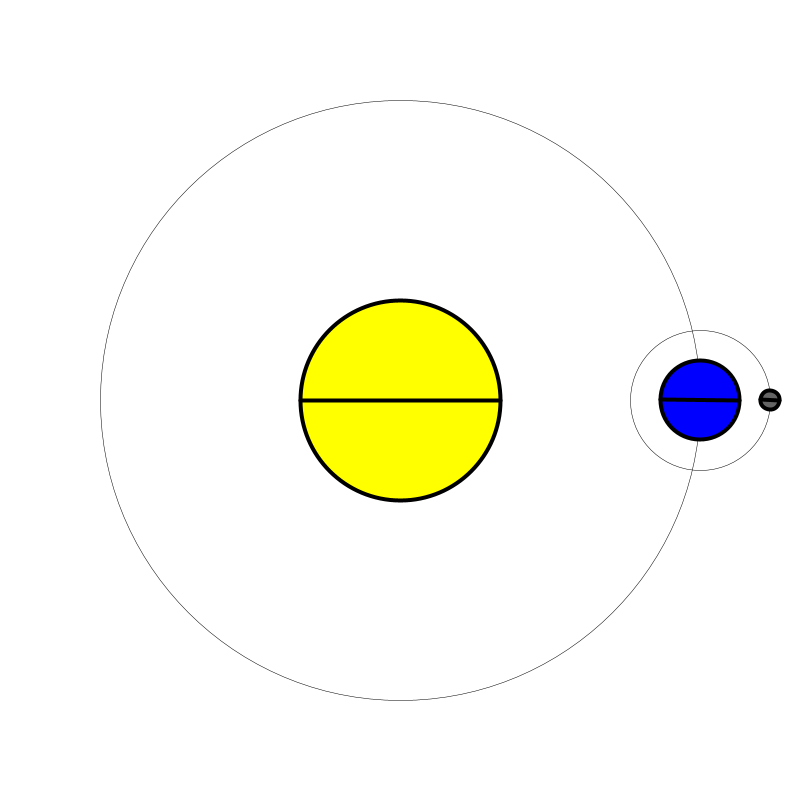
Frame 1 (no input)
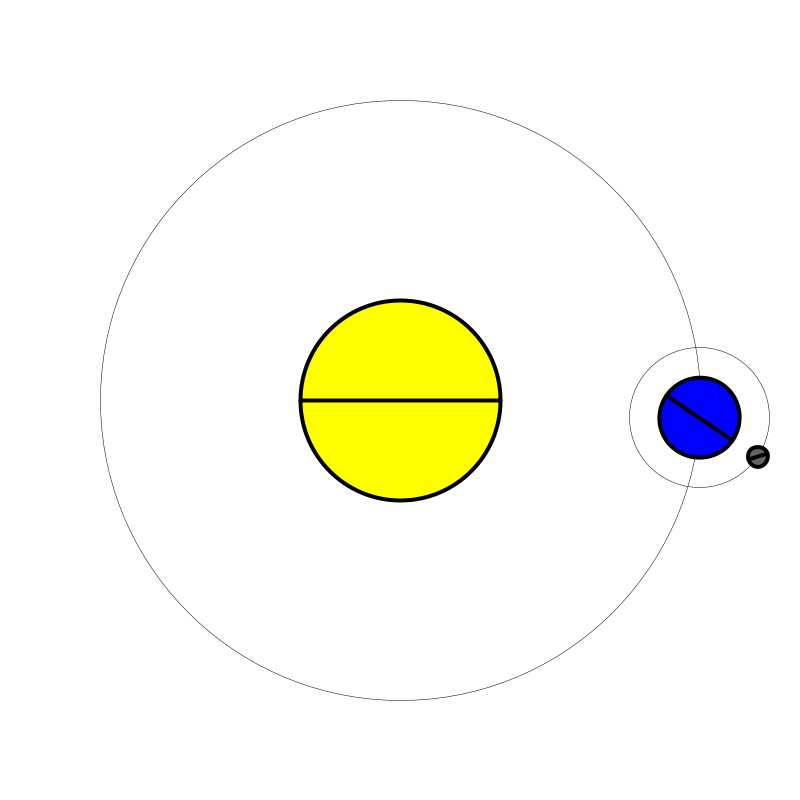
Frame 60 (the mouse pressed at the canvas centre just before this capture)
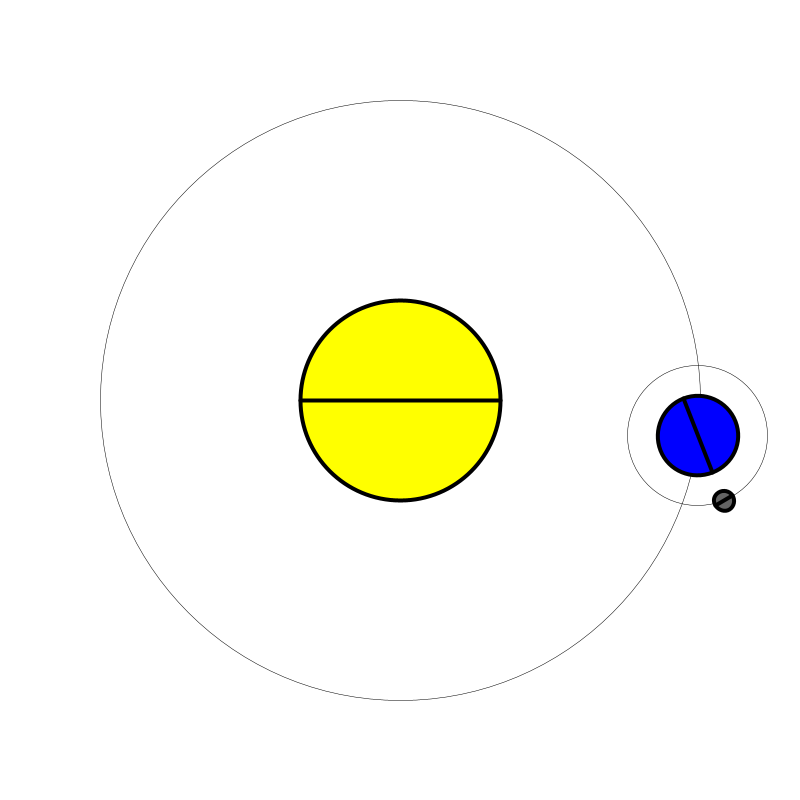
Frame 120 (the mouse held since frame 60 and released just before this capture)

The Processing sketch that drew these frames (run headless with seeded random() and noise(); from frame 60 on, the mouse is pressed at the canvas centre):

// Processing sketch: PlanetsMotion2
// ── PlanetsMotion2.pde

// Declaració de variables Cos
Cos sol, terra, lluna;

void setup(){
  size(800,800); 
  
  // Instàncies dels objectes Cos
  sol   = new Cos(100, 0, 0, color(255, 255, 0)); 
  terra = new Cos(40, 300, 0.001, color(0, 0, 255));
  lluna = new Cos(10, 70, 0.01, color(100));
}


void draw(){
  
  background(255);
  
  // Orbitar la terra al voltant del sol
  terra.orbit(sol);
  // Orbitar la lluna al voltant de la terra
  lluna.orbit(terra);
  
  // Rotar la terra
  terra.rota(0.01);
  lluna.rota(0.1);
  
  // Dibuixar els astres
  sol.display();
  terra.display();
  lluna.display();
  
}

// ── Cos.pde

class Cos {
  
  // Atributs
  float x, y;
  color c;
  
  float radi;
  float angOrbit;
  float stepOrbit;
  float radiOrbit;
  
  float angRotation;
  
  // Constructor
  Cos(float r, float ro, float so, color c){
    
    this.x = width/2;
    this.y = width/2;
    
    this.radi = r;
    this.radiOrbit = ro;
    this.stepOrbit = so;
    this.angOrbit = 0.0;
    
    this.angRotation = 0.0;
    
    this.c = c;
  }
  
  // Setters
  void setPosition(float x, float y){
    this.x = x;
    this.y = y;
  }
  
  
  // Orbita al voltant del cos c
  void orbit(Cos c){
    
    // Actualitza posició i angle de l'òrbita
    this.x = c.x + radiOrbit*cos(angOrbit);
    this.y = c.y + radiOrbit*sin(angOrbit);
    this.angOrbit+= this.stepOrbit;
    
    // Dibuixa l'òrbita
    pushMatrix();
      translate(c.x, c.y);
      ellipseMode(CENTER);
      noFill(); strokeWeight(0.5);
      ellipse(0,0,2*radiOrbit, 2*radiOrbit);
    popMatrix();
  }
  
  void rota(float angStep){
    this.angRotation += angStep;
  }
  
  // Dibuixa el cos a la posició
  void display(){
    pushMatrix();
      translate(this.x, this.y);
      rotate(this.angRotation);
      
      ellipseMode(CENTER);
      fill(this.c); strokeWeight(4);
      ellipse(0,0,2*radi, 2*radi);
      
      line(-radi, 0, radi, 0);
    popMatrix();
  }
    
  
}
